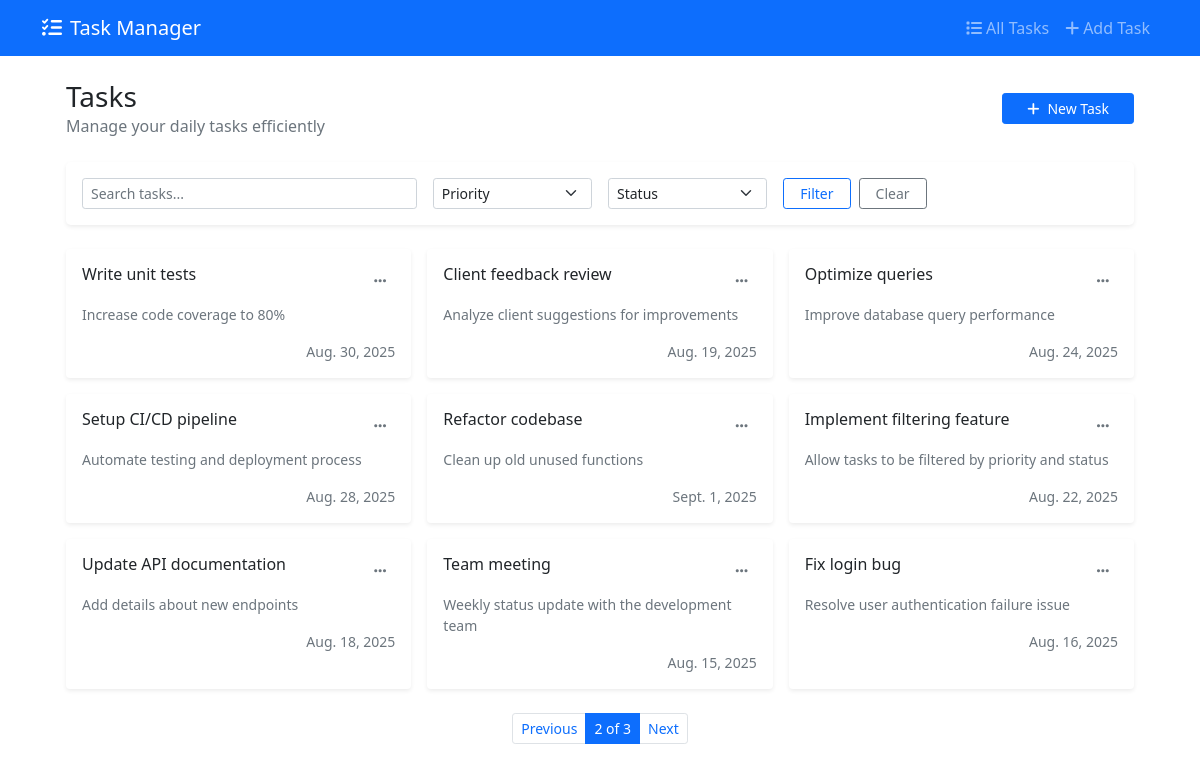
Screenshot of /?page=2 with the database file from the repository.
### tasks/models.py (models this page shows, shortened)
class Task(models.Model):
    title = models.CharField(max_length=200)
    description = models.TextField(blank=True)
    priority = models.CharField(
        max_length=10,
        choices=[("high", "High"), ("medium", "Medium"), ("low", "Low")],
        default="medium",
    )
    is_completed = models.BooleanField(default=False)
    due_date = models.DateField(null=True, blank=True)
    created_at = models.DateTimeField(auto_now_add=True)
    updated_at = models.DateTimeField(auto_now=True)
    class Meta:
        ordering = ["-created_at"]

### tasks/views.py (the view)
# urls.py: path("", TaskListView.as_view(), name="task-list"),
class TaskListView(ListView):
    model = Task
    template_name = "tasks/task_list.html"
    context_object_name = "tasks"
    paginate_by = 9
    def get_queryset(self):
        queryset = Task.objects.all()
        search = self.request.GET.get("search")
        if search:
            queryset = queryset.filter(title__icontains=search)
        priority = self.request.GET.get("priority")
        if priority:
            queryset = queryset.filter(priority=priority)
        is_completed = self.request.GET.get("is_completed")
        if is_completed is not None and is_completed != "":
            if is_completed.lower() == "true":
                queryset = queryset.filter(is_completed=True)
            elif is_completed.lower() == "false":
                queryset = queryset.filter(is_completed=False)
        return queryset

### templates/tasks/task_list.html (shortened to what this page needs)
{% extends 'base.html' %}
{% block content %}
<div class="container-fluid px-4">
    <div class="d-flex justify-content-between align-items-center mb-4">
        <div>
            <h1 class="h3 mb-0 text-gray-800">Tasks</h1>
            <p class="text-muted mb-0">Manage your daily tasks efficiently</p>
        </div>
        <a href="{% url 'task-create' %}" class="btn btn-primary btn-sm px-4">
            <i class="fas fa-plus me-2"></i>New Task
        </a>
    </div>
    <div class="bg-white rounded-3 shadow-sm border-0 mb-4">
        <div class="p-3">
            <form method="get" class="row g-3 align-items-end">
                <div class="col-md-4">
                    <input type="text" name="search" class="form-control form-control-sm"
                           placeholder="Search tasks..." value="{{ request.GET.search }}">
                </div>
                <div class="col-md-2">
                    <select name="priority" class="form-select form-select-sm">
                        <option value="">Priority</option>
                    </select>
                </div>
                <div class="col-md-2">
                    <select name="is_completed" class="form-select form-select-sm">
                        <option value="">Status</option>
                    </select>
                </div>
                <div class="col-md-4">
                    <div class="d-flex gap-2">
                        <button type="submit" class="btn btn-outline-primary btn-sm px-3">Filter</button>
                        <a href="{% url 'task-list' %}" class="btn btn-outline-secondary btn-sm px-3">Clear</a>
                    </div>
                </div>
            </form>
        </div>
    </div>
    {% if tasks %}
        <div class="row g-3">
            {% for task in tasks %}
                <div class="col-lg-4 col-md-6">
                    <div class="card border-0 shadow-sm h-100 task-card">
                        <div class="card-body p-3">
                            <div class="d-flex justify-content-between align-items-start mb-2">
                                <h6 class="mb-0 fw-medium {% if task.is_completed %}text-decoration-line-through text-muted{% endif %}">
                                    {{ task.title }}
                                </h6>
                                <div class="dropdown">
                                    <button class="btn btn-sm btn-ghost" data-bs-toggle="dropdown">
                                        <i class="fas fa-ellipsis-h text-muted"></i>
                                    </button>
                                </div>
                            </div>
                            {% if task.description %}
                                <p class="text-muted small mb-3">{{ task.description|truncatewords:12 }}</p>
                            {% endif %}
                            <div class="d-flex justify-content-between align-items-center">
                                <div class="d-flex gap-2">
                                    <span class="badge badge-priority-{{ task.priority }}">{{ task.priority|title }}</span>
                                </div>
                                {% if task.due_date %}
                                    <small class="text-muted">{{ task.due_date }}</small>
                                {% endif %}
                            </div>
                        </div>
                    </div>
                </div>
            {% endfor %}
        </div>
        {% if is_paginated %}
            <nav class="mt-4">
                <ul class="pagination pagination-sm justify-content-center">
                    {% if page_obj.has_previous %}
                        <li class="page-item">
                            <a class="page-link" href="?page={{ page_obj.previous_page_number }}">Previous</a>
                        </li>
                    {% endif %}
                    <li class="page-item active">
                        <span class="page-link">{{ page_obj.number }} of {{ page_obj.paginator.num_pages }}</span>
                    </li>
                    {% if page_obj.has_next %}
                        <li class="page-item">
                            <a class="page-link" href="?page={{ page_obj.next_page_number }}">Next</a>
                        </li>
                    {% endif %}
                </ul>
            </nav>
        {% endif %}
    {% endif %}
</div>
{% endblock %}

### templates/base.html (style rules this page uses)
.task-card { transition: all 0.3s ease; }

### rows the page displays
Task: title "Write unit tests", description "Increase code coverage to 80%", due_date "Aug. 30, 2025"
Task: title "Client feedback review", description "Analyze client suggestions for improvements", due_date "Aug. 19, 2025"
Task: title "Optimize queries", description "Improve database query performance", due_date "Aug. 24, 2025"
Task: title "Setup CI/CD pipeline", description "Automate testing and deployment process", due_date "Aug. 28, 2025"
Task: title "Refactor codebase", description "Clean up old unused functions", due_date "Sept. 1, 2025"
Task: title "Implement filtering feature", description "Allow tasks to be filtered by priority and status", due_date "Aug. 22, 2025"
Task: title "Update API documentation", description "Add details about new endpoints", due_date "Aug. 18, 2025"
Task: title "Team meeting", description "Weekly status update with the development team", due_date "Aug. 15, 2025"
Task: title "Fix login bug", description "Resolve user authentication failure issue", due_date "Aug. 16, 2025"

### other values shown
{{ page_obj.number }} "2"
{{ page_obj.paginator.num_pages }} "3"
